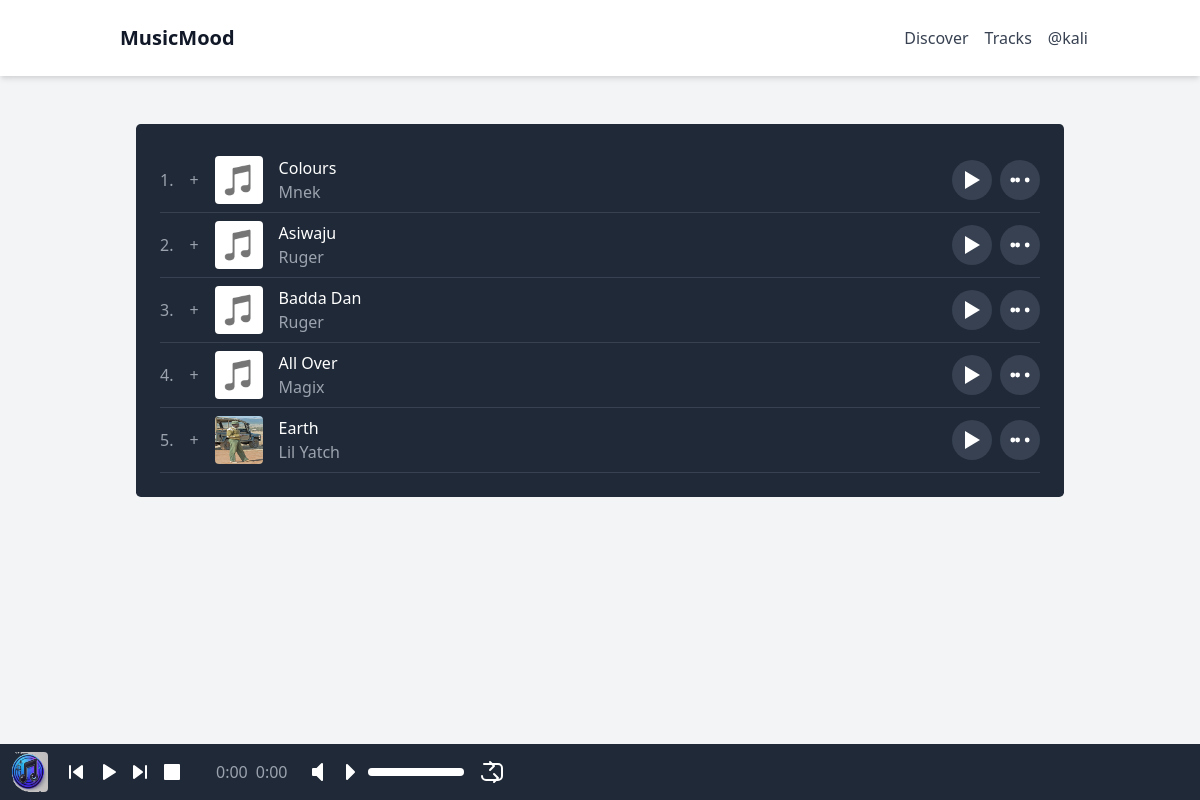
The page /song/song_list (signed in) on the database its author committed.
### app/models.py (models this page shows, shortened)
class Users(db.Model, UserMixin):
    id = db.Column(db.String(36), primary_key=True, default=lambda: str(uuid.uuid4()))
    username = db.Column(db.String(20), nullable=False, unique=True)
    name = db.Column(db.String(200), nullable=False)
    email = db.Column(db.String(120), nullable=False, unique=True)
    favorite_color = db.Column(db.String(120))
    date_added = db.Column(db.DateTime, nullable=False, default=datetime.utcnow)
    profile_pic = db.Column(db.String(255), nullable=True)
    is_admin = db.Column(db.Boolean, default=False)
    is_creater = db.Column(db.Boolean, default=False)
    playlists = db.relationship('Playlist', back_populates='user', cascade='all, delete-orphan')
    password_hash = db.Column(db.String(256))

class Song(db.Model):
    id = db.Column(db.String(36), primary_key=True, default=lambda: str(uuid.uuid4()))
    title = db.Column(db.String(100), nullable=False)
    artist = db.Column(db.String(100), nullable=False)
    album = db.Column(db.String(100), nullable=True)
    genre = db.Column(db.String(50), nullable=True)
    release_date = db.Column(db.Date, nullable=True)
    date_added = db.Column(db.DateTime, nullable=False, default=datetime.utcnow)
    song_file = db.Column(db.String(255), nullable=False)
    song_profile = db.Column(db.String(255), nullable=True)

### app/routes.py (the view)
@main.route('/song/song_list')
@login_required
def songs():
    songs = Song.query.all()
    return render_template('songs.html', songs=songs)

### app/__init__.py (called while the page is built)
def create_app():
    app = Flask(__name__)
    app.config.from_object(Config)
    db.init_app(app)
    migrate = Migrate(app, db)
    from .routes import main
    from .auth import auth  # Import the auth Blueprint
    app.register_blueprint(main)
    app.register_blueprint(auth, url_prefix='/auth')  # Register the auth Blueprint with a URL prefix
    login_manager = LoginManager()
    login_manager.init_app(app)
    login_manager.login_view = 'auth.login'
    @login_manager.user_loader
    def load_user(user_id):
        return Users.query.get(str(user_id))
    @app.errorhandler(404)
    def page_not_found(e):
        return render_template('404.html'), 404
    return app

### app/templates/songs.html (shortened to what this page needs)
{% extends 'base.html' %}
{% block content %}
<main class="p-4">
    <div class="song-list bg-gray-800 p-4 rounded-lg">
        {% for song in songs %}
        <div class="song-item flex items-center justify-between py-2 border-b border-gray-700">
            <div class="flex items-center space-x-4">
                <span class="text-gray-400">{{ loop.index }}.</span>
                <button class="text-gray-400">+</button>
                <img src="{{ url_for('static', filename=song.song_profile if song.song_profile else 'img/default.png') }}" alt="Song Cover" class="w-12 h-12 rounded">
                <div>
                    <p class="text-white">{{ song.title }}</p>
                    <p class="text-gray-400">{{ song.artist }}</p>
                </div>
            </div>
            <div class="flex items-center space-x-2 relative">
                <button class="text-white bg-gray-700 hover:bg-gray-600 rounded-full p-2 play-button" data-url="{{ url_for('static', filename=song.song_file) }}" data-title="{{ song.title }}" data-artist="{{ song.artist }}">
                    <svg xmlns="http://www.w3.org/2000/svg" class="h-6 w-6" fill="currentColor" viewBox="0 0 24 24">
                        <path d="M5 3v18l15-9-15-9z" />
                    </svg>
                </button>
                {% if current_user.is_admin %}
                <div class="relative inline-block text-left">
                    <button type="button" class="inline-flex justify-center w-full rounded-full bg-gray-700 text-white p-2 focus:outline-none" id="menu-button-{{ loop.index }}" aria-expanded="true" aria-haspopup="true">
                        <svg xmlns="http://www.w3.org/2000/svg" class="h-6 w-6" fill="currentColor" viewBox="0 0 20 20">
                            <path d="M6 10a2 2 0 104 0 2 2 0 00-4 0zm-2-2a2 2 0 110 4 2 2 0 010-4zm12 0a2 2 0 110 4 2 2 0 010-4z" />
                        </svg>
                    </button>
                </div>
                {% endif %}
            </div>
        </div>
        {% endfor %}
    </div>
</main>
{% endblock %}

### app/templates/base.html (shortened to what this page needs)
<!DOCTYPE html>
<html lang="en">
<head>
    <link href="https://stackpath.bootstrapcdn.com/bootstrap/4.5.2/css/bootstrap.min.css" rel="stylesheet">
    <link href="https://cdn.jsdelivr.net/npm/tailwindcss@2.2.19/dist/tailwind.min.css" rel="stylesheet">
</head>
<body class="bg-gray-100 text-gray-900 flex flex-col min-h-screen">
    <header class="bg-white shadow-md w-full">
        <div class="container mx-auto flex justify-between items-center p-4">
            <div class="logo flex items-center">
                <a href="{{ url_for('main.songs') }}" class="text-xl font-semibold ml-2">MusicMood</a>
            </div>
            <nav class="flex items-center space-x-4">
                <a href="{{ url_for('main.songs')}}" class="text-gray-700 hover:text-gray-900">Discover</a>
                <a href="{{ url_for('main.songs')}}" class="text-gray-700 hover:text-gray-900">Tracks</a>
                {% if current_user.is_authenticated %}
                    <a href="{{ url_for('auth.profile')}}" class="text-gray-700 hover:text-gray-900">@{{ current_user.username }}</a>
                {% endif %}
            </nav>
        </div>
    </header>
    <div id="content" class="flex-grow container mx-auto p-4">
        {% block content %}
        {% endblock %}
    </div>
    <footer class="fixed bottom-0 left-0 w-full bg-gray-800 p-2 flex items-center justify-between z-50">
        <div id="jp_container" class="jp-audio flex items-center w-full" role="application" aria-label="media player">
            <div class="flex items-center space-x-4">
                <div class="flex items-center space-x-4">
                    <img id="jp_cover" src="{{ url_for('static', filename='img/default.png') }}" alt="Cover Image" class="h-10 w-10 rounded">
                </div>
                <div class="jp-controls flex items-center space-x-2 mx-auto">
                    <button class="jp-previous text-white focus:outline-none" role="button" tabindex="0" aria-label="Previous">
                        <svg width="24" height="24" fill="none">
                            <path d="M10 12l8-6v12l-8-6Z" fill="currentColor" stroke="currentColor" stroke-width="2" stroke-linecap="round" stroke-linejoin="round" />
                            <path d="M6 6v12" stroke="currentColor" stroke-width="2" stroke-linecap="round" stroke-linejoin="round" />
                        </svg>
                    </button>
                    <button class="jp-play text-white focus:outline-none" role="button" tabindex="0" aria-label="Play">
                        <svg width="24" height="24" fill="none">
                            <path d="M8 5v14l11-7L8 5z" fill="currentColor" stroke="currentColor" stroke-width="2" stroke-linecap="round" stroke-linejoin="round" />
                        </svg>
                    </button>
                    <button class="jp-next text-white focus:outline-none" role="button" tabindex="0" aria-label="Next">
                        <svg width="24" height="24" fill="none">
                            <path d="M14 12L6 6v12l8-6Z" fill="currentColor" stroke="currentColor" stroke-width="2" stroke-linecap="round" stroke-linejoin="round" />
                            <path d="M18 6v12" stroke="currentColor" stroke-width="2" stroke-linecap="round" stroke-linejoin="round" />
                        </svg>
                    </button>
                    <button class="jp-stop text-white focus:outline-none" role="button" tabindex="0" aria-label="Stop">
                        <svg width="24" height="24" fill="none">
                            <rect x="5" y="5" width="14" height="14" fill="currentColor" stroke="currentColor" stroke-width="2" stroke-linecap="round" stroke-linejoin="round" />
                        </svg>
                    </button>
                </div>
                <div class="jp-time-holder flex items-center space-x-2 text-gray-400">
                    <div class="jp-current-time" role="timer" aria-label="time">0:00</div>
                    <div class="jp-duration" role="timer" aria-label="duration">0:00</div>
                </div>
                <div class="jp-volume-controls flex items-center space-x-2">
                    <button class="jp-mute text-white focus:outline-none" role="button" tabindex="0" aria-label="Mute">
                        <svg width="24" height="24" fill="none">
                            <path d="M9 9v6h4l5 5V4l-5 5H9z" fill="currentColor" stroke="currentColor" stroke-width="2" stroke-linecap="round" stroke-linejoin="round" />
                        </svg>
                    </button>
                    <button class="jp-volume-max text-white focus:outline-none" role="button" tabindex="0" aria-label="Max Volume">
                        <svg width="24" height="24" fill="none">
                            <path d="M11 5v14l7-7-7-7z" fill="currentColor" stroke="currentColor" stroke-width="2" stroke-linecap="round" stroke-linejoin="round" />
                        </svg>
                    </button>
                    <div class="jp-volume-bar bg-gray-600 rounded h-2 cursor-pointer w-24">
                        <div class="jp-volume-bar-value bg-white h-2 rounded"></div>
                    </div>
                </div>
                <div class="jp-toggles flex items-center space-x-2">
                    <button class="jp-repeat text-white focus:outline-none" role="button" tabindex="0" aria-label="Repeat">
                    </button>
                </div>
            </div>
        </div>
    </footer>
</body>
</html>

### rows shown on the page
Users: username "kali"
Song: song_profile (placeholder picture), title "Colours", artist "Mnek"
Song: song_profile (placeholder picture), title "Asiwaju", artist "Ruger"
Song: song_profile (placeholder picture), title "Badda Dan", artist "Ruger"
Song: song_profile (placeholder picture), title "All Over", artist "Magix"
Song: song_profile (picture), title "Earth", artist "Lil Yatch"
